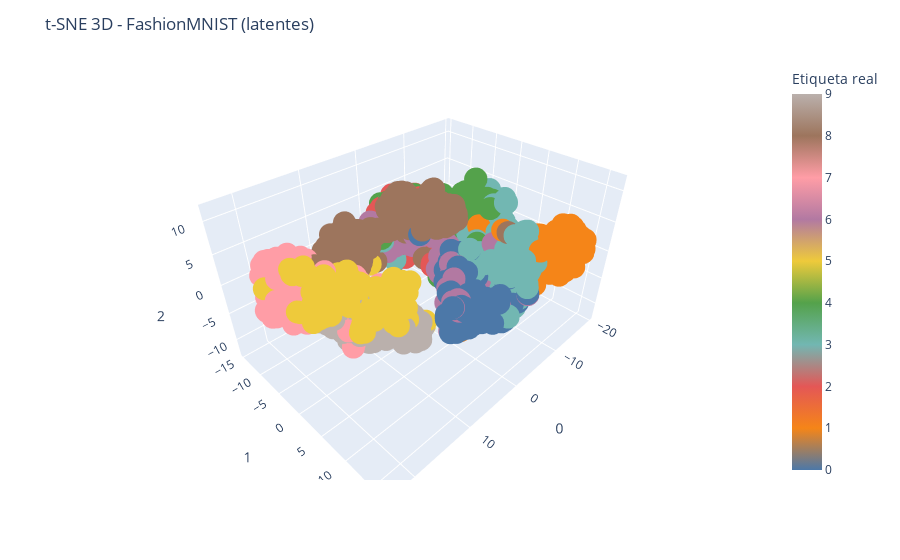

Here is the notebook cell this chart was saved with:
### Code cell
# Reducción a 3D con t-SNE
tsne_3d = TSNE(n_components=3, random_state=42)
latentes_3d = tsne_3d.fit_transform(latentes_sub)

import plotly.express as px
fig = px.scatter_3d(
    latentes_3d, x=0, y=1, z=2, color=labels_sub,
    color_continuous_scale=px.colors.qualitative.T10,
    labels={'color': 'Etiqueta real'}
)
fig.update_layout(title="t-SNE 3D - FashionMNIST (latentes)")
fig.show()

### Figure 1 — Plotly figure (JSON) as saved in the notebook; plotly's stock layout.template omitted (floating-point values rounded to 4 significant figures; data arrays with more than 128 entries replaced by an {"elided": "..."} marker saying what was removed)
{"data": [{"hovertemplate": "0=%{x}<br>1=%{y}<br>2=%{z}<br>Etiqueta real=%{marker.color}<extra></extra>", "legendgroup": "", "marker": {"color": {"elided": "2000 int values"}, "coloraxis": "coloraxis", "symbol": "circle"}, "mode": "markers", "name": "", "scene": "scene", "showlegend": false, "type": "scatter3d", "x": {"elided": "2000 float values"}, "y": {"elided": "2000 float values"}, "z": {"elided": "2000 float values"}}], "layout": {"coloraxis": {"colorbar": {"title": {"text": "Etiqueta real"}}, "colorscale": [[0, "#4C78A8"], [0.1111, "#F58518"], [0.2222, "#E45756"], [0.3333, "#72B7B2"], [0.4444, "#54A24B"], [0.5556, "#EECA3B"], [0.6667, "#B279A2"], [0.7778, "#FF9DA6"], [0.8889, "#9D755D"], [1, "#BAB0AC"]]}, "legend": {"tracegroupgap": 0}, "margin": {"t": 60}, "scene": {"domain": {"x": [0, 1], "y": [0, 1]}, "xaxis": {"title": {"text": "0"}}, "yaxis": {"title": {"text": "1"}}, "zaxis": {"title": {"text": "2"}}}, "title": {"text": "t-SNE 3D - FashionMNIST (latentes)"}}}
